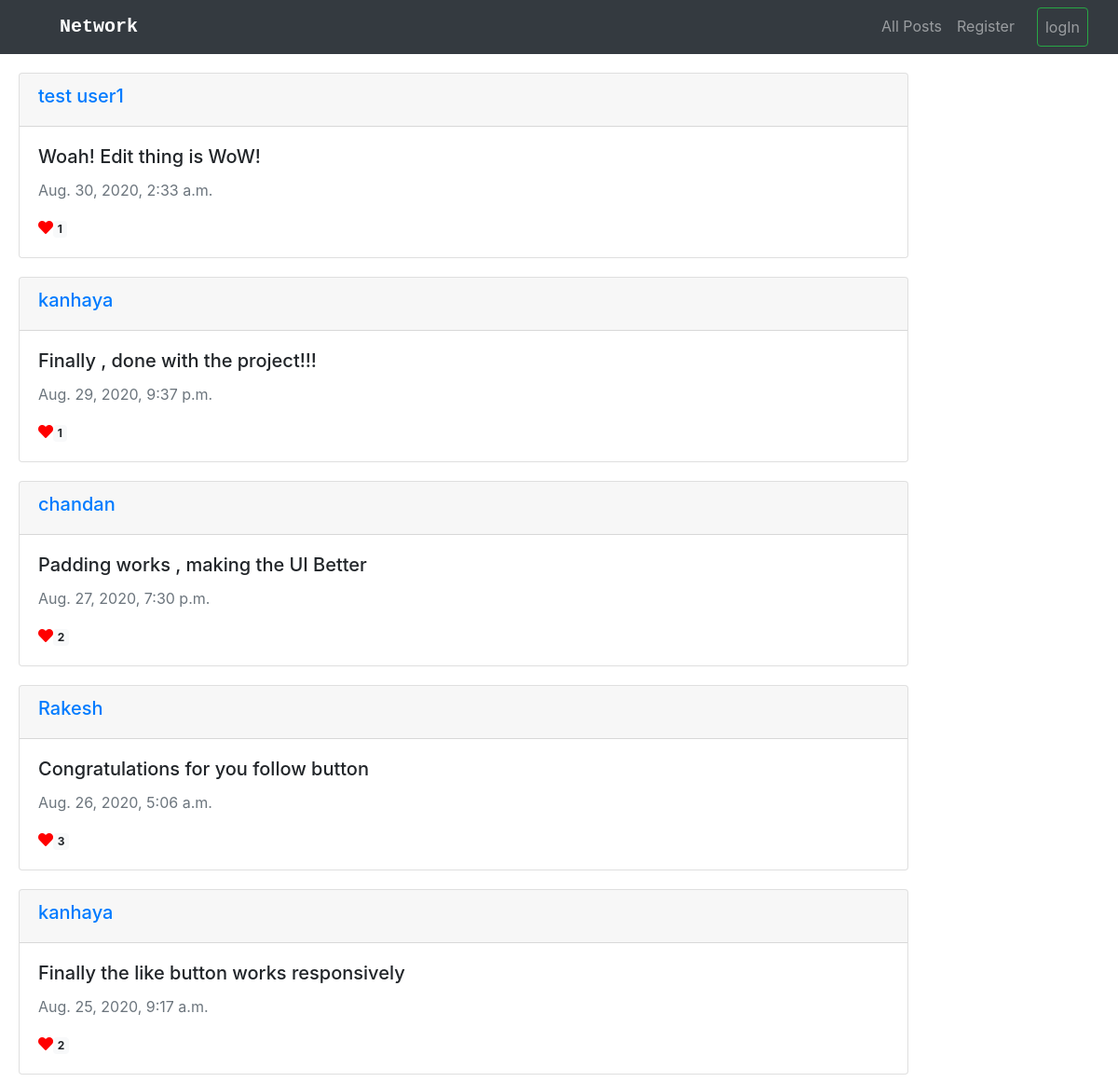
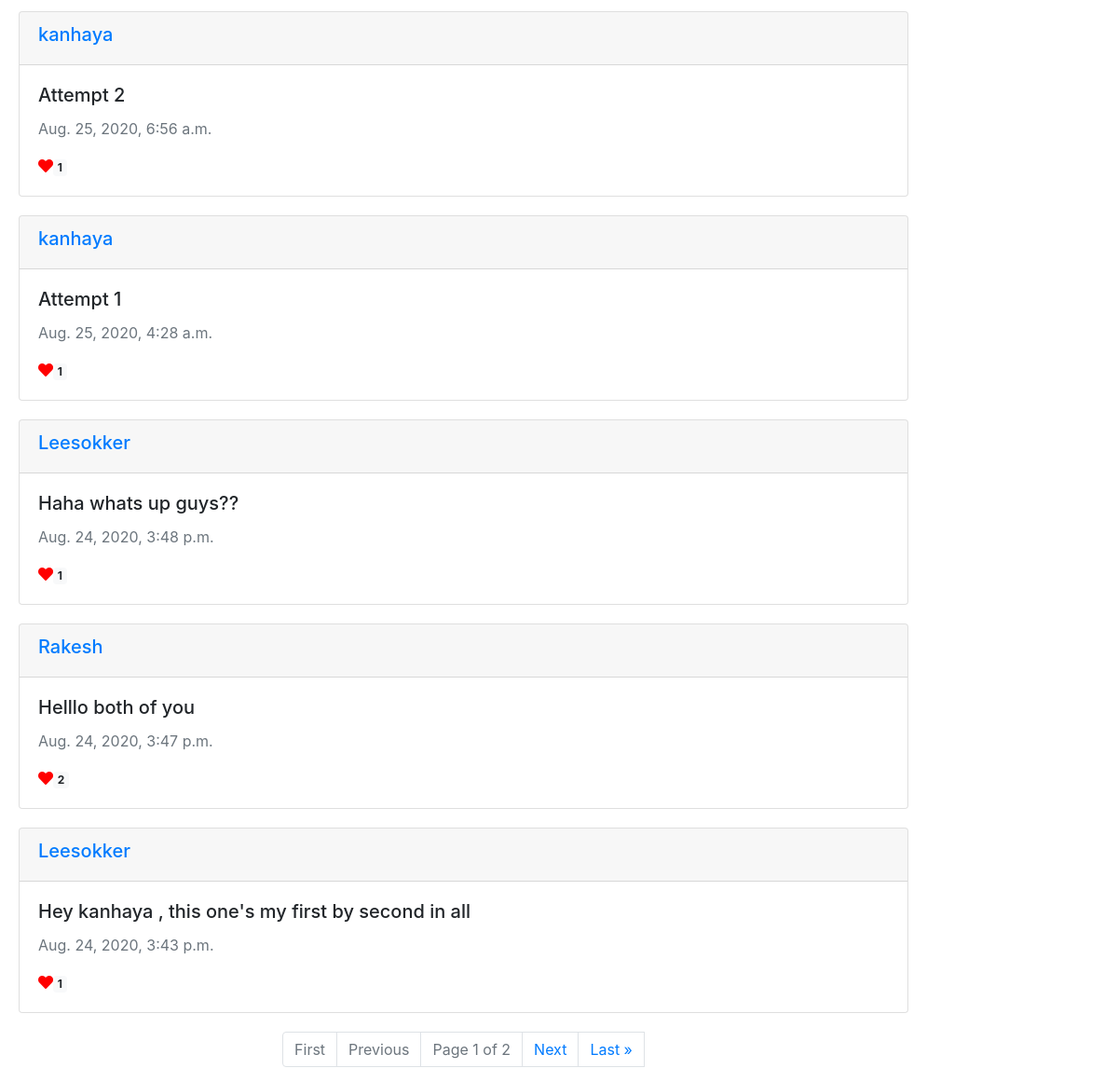
The page / on the database its author committed (2 pictures, top to bottom).
### network/models.py (models this page shows, shortened)
class Post(models.Model):
    user = models.ForeignKey("User", on_delete=models.CASCADE, related_name="posts")
    body = models.TextField()
    timestamp = models.DateTimeField(auto_now_add = True)
    likes = models.ManyToManyField("User",related_name="likes",blank=True)

class User(AbstractUser):
    followers = models.ManyToManyField("self" , related_name="following", blank=True, symmetrical=False)

### network/views.py (the view, shortened to what this page needs)
# urls.py: path("", views.index, name="index"),
def index(request,post=""):
    def getPaginator(posts):
        paginator = Paginator(posts, 10) # Show 3 contacts per page.
        page_number = request.GET.get('page')
        page_obj = paginator.get_page(page_number)
        return page_obj
    if(post == ""):
        posts = Post.objects.all()
        posts = posts.order_by("-timestamp").all()
        page_obj = getPaginator(posts)
        return render(request , "network/index.html", {
            "page_obj":page_obj,
            "users":User.objects.all()
        })

### network/templates/network/index.html (shortened to what this page needs)
{% extends "network/postlist.html" %}

### network/templates/network/postlist.html (shortened to what this page needs)
{% extends "network/layout.html" %}
{% block body %}
    <div id = "posts">
        {% for post in page_obj%}
        <div class="card post" id="{{post.id}}" >
          <div class="card-header d-flex flex-row justify-content-between">
            <h5 class="" data-post_user="{{post.user}}"><a href="{% url 'posts' post.user %}">{{post.user}}</a></h5>
          </div>
          <div class="card-body">
               <h5 class="card-title">{{post.body}}</h5>
               <p class="text-muted">{{post.timestamp}}</p>
               {% if request.user.is_authenticated %}
               <button type="button" class=" "  data-post_id="{{post.id}}" id = "like-button">
                {% if request.user in post.likes.all %} <i  class="fas fa-heart" style="color:red"></i> {% else %} <i class="far fa-heart"  style="color:red"></i>{% endif %} <span class="badge badge-light likes">{{post.likes.count}}</span>
              </button>
              {% else %}
              <i  class="fas fa-heart" style="color:red"></i><span class="badge badge-light likes">{{post.likes.count}}</span>
              {% endif %}
         </div>
        </div>
        {% empty %}
          <h4 class="text-center">No Posts yet</h4>
        {% endfor %}
    </div>
    <nav aria-label="...">
        <ul class="pagination justify-content-center sticky-bottom">
          {% if page_obj.has_previous %}
            <li class="page-item">
              <a class="page-link" href="?page=1">&laquo; First</a>
            </li>
            <li class="page-item">
              <a class="page-link" href="?page={{ page_obj.previous_page_number }}">Previous</a>
            </li>
          {% else %}
            <li class="page-item disabled">
              <a class="page-link" href="#">First</a>
            </li>
            <li class="page-item disabled">
              <a class="page-link" href="#" aria-disabled="true">Previous</a>
            </li>
          {% endif %}
          <li class="page-item disabled">
            <a class="page-link" href="">Page {{ page_obj.number }} of {{ page_obj.paginator.num_pages }}</a>
          </li>
          {% if page_obj.has_next %}
          <li class="page-item">
            <a class="page-link" href="?page={{ page_obj.next_page_number }}">Next</a>
          </li>
          <a class="page-link" href="?page={{ page_obj.paginator.num_pages }}">Last &raquo;</a>
          {% endif %}
        </ul>
      </nav>
{% endblock %}

### network/static/network/styles.css (style rules this page uses)
.card { margin: 20px; }

### rows shown on the page
Post: user "test user1", body "Woah! Edit thing is WoW!", timestamp "Aug. 30, 2020, 2:33 a.m.", likes.count "1"
Post: user "kanhaya", body "Finally , done with the project!!!", timestamp "Aug. 29, 2020, 9:37 p.m.", likes.count "1"
Post: user "chandan", body "Padding works , making the UI Better", timestamp "Aug. 27, 2020, 7:30 p.m.", likes.count "2"
Post: user "Rakesh", body "Congratulations for you follow button", timestamp "Aug. 26, 2020, 5:06 a.m.", likes.count "3"
Post: user "kanhaya", body "Finally the like button works responsively", timestamp "Aug. 25, 2020, 9:17 a.m.", likes.count "2"
Post: user "kanhaya", body "Attempt 2", timestamp "Aug. 25, 2020, 6:56 a.m.", likes.count "1"
Post: user "kanhaya", body "Attempt 1", timestamp "Aug. 25, 2020, 4:28 a.m.", likes.count "1"
Post: user "Leesokker", body "Haha whats up guys??", timestamp "Aug. 24, 2020, 3:48 p.m.", likes.count "1"
Post: user "Rakesh", body "Helllo both of you", timestamp "Aug. 24, 2020, 3:47 p.m.", likes.count "2"
Post: user "Leesokker", body "Hey kanhaya , this one's my first by second in all", timestamp "Aug. 24, 2020, 3:43 p.m.", likes.count "1"

### other values the page prints
{{ page_obj.number }} "1"
{{ page_obj.paginator.num_pages }} "2"
